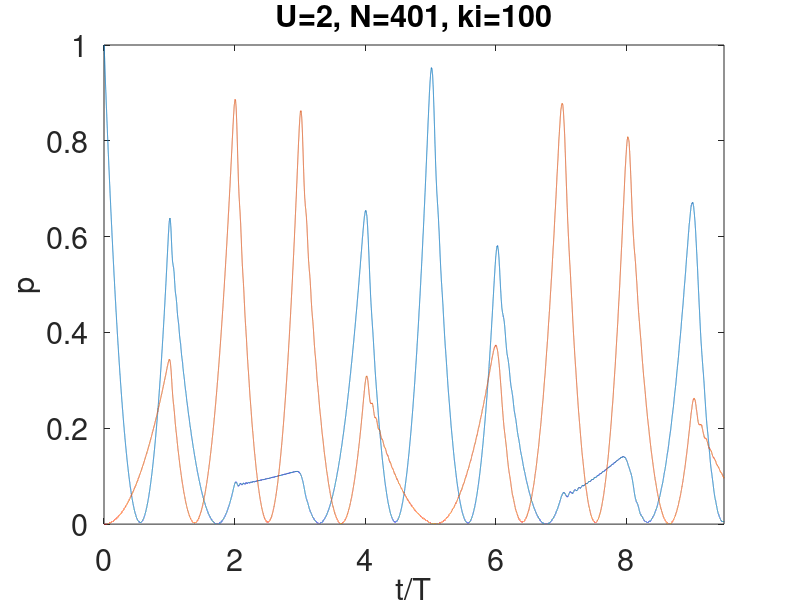

Here is the MATLAB script that generated this plot:
% reflection of a bloch state by a barrier; numerics vs analytic
% 2018.05.07
clear all; close all; clc; myfont = 22;

L = 200;   N = 2*L+1;
ki = 100;
U = 2; lambda = 1;
delta = 2*sin(2*pi/N)*sin(2*pi*ki/N);
g = U/N;
T = 2*pi/delta;
dt = 0.0001*T;
nPeriod = 9.5;
Tmax = nPeriod*T;
tlist = 0:dt:Tmax;
plist = zeros(2, length(tlist));

xlist = -L:L;
xlist = xlist';
psii = (1/sqrt(N))*exp(i*(2*pi*ki/N)*xlist);
psir = (1/sqrt(N))*exp(i*(-2*pi*ki/N)*xlist);
% hamiltonian
H = zeros(N, N);
for s= 1:(N-1)
    H(s,s+1) = -1;     H(s+1,s) = -1;
end
H(1,N) = -1;  H(N,1) = -1;
for s = -L:L
    H(L+1+s, L+1+s) = U* lambda^2/(lambda^2 + s^2);
end
[VV,DD] = eig(H);
dd = diag(DD);

psi1 = VV'*psii;
for s = 1: length(tlist)
    time = (s-1)*dt;
    psi = VV*(exp(-i*time*dd).*psi1);
    plist(1,s) = abs(psi'*psii)^2;
    plist(2,s) = abs(psi'*psir)^2;
end

h1 = figure;
plot(tlist/T, plist)
set(gca,'fontsize',myfont)
xlim([0 nPeriod])
ylim([0 1])
xlabel('t/T','fontsize',myfont);
ylabel('p','fontsize',myfont);
str = strcat ('U=', num2str(U),', N=',num2str(N),', ki=',num2str(ki));
title(str,'fontsize',myfont)
